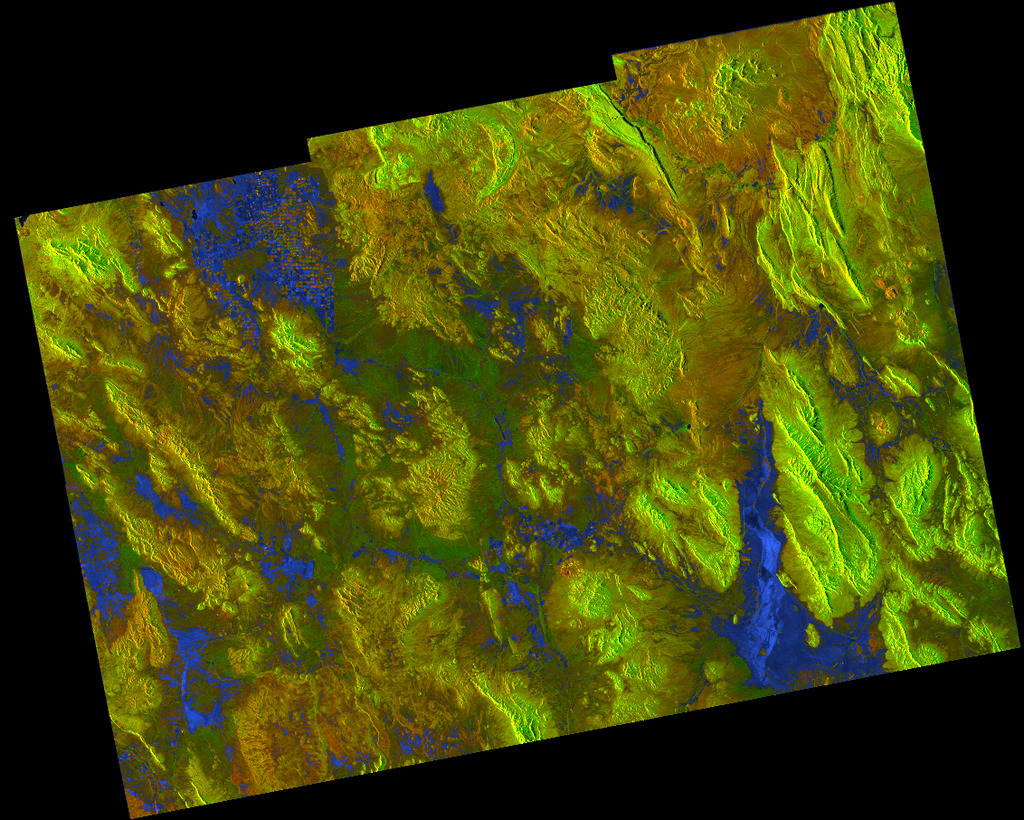
//> input picture Taller_Filtros/imagen_sat.jpg, 1024 x 820 px
$ ./main   (built with g++ and OpenCV 4)
//> lines starting //> are read from the running program, lines starting //| are printed output that depends on the picture
#include <opencv2/core.hpp>
#include <opencv2/imgcodecs.hpp>
#include <opencv2/highgui.hpp>
#include <opencv2/imgproc.hpp>
#include <iostream>
#include <vector>
#include <cmath>

using namespace cv;
using namespace std;

// Para armar la cuadrícula de resultados en una sola imagen
Mat buildGrid(const vector<Mat>& images, const vector<string>& titles, int gridCols, int cellW = 500, int cellH = 500) {
    int n = images.size();
    int gridRows = (n + gridCols - 1) / gridCols;

    // Canvas fondo gris oscuro
    Mat canvas(gridRows * cellH, gridCols * cellW, CV_8UC3, Scalar(40, 40, 40));

    for (int i = 0; i < n; i++) {
        int r = i / gridCols;
        int c = i % gridCols;

        Mat resized;
        if(images[i].channels() == 1) {
            cvtColor(images[i], resized, COLOR_GRAY2BGR);
        } else {
            images[i].copyTo(resized);
        }
        resize(resized, resized, Size(cellW, cellH));

        // Fondo semi-transparente para el texto
        Mat overlay;
        resized.copyTo(overlay);
        rectangle(overlay, Point(0, 0), Point(cellW, 35), Scalar(0, 0, 0), FILLED);
        addWeighted(overlay, 0.6, resized, 0.4, 0, resized);

        // Texto
        putText(resized, titles[i], Point(10, 22), FONT_HERSHEY_DUPLEX, 0.7, Scalar(255, 255, 255), 1, LINE_AA);

        // Pegar en el canvas
        Rect roi(c * cellW, r * cellH, cellW, cellH);
        resized.copyTo(canvas(roi));
    }
    return canvas;
}

// Normalizar y pasar a 8 bits para poder mostrar
Mat convertToDisplayable(const Mat& src) {
    Mat dst = Mat::zeros(src.rows, src.cols, CV_8U);
    for (int r = 0; r < src.rows; r++) {
        for (int c = 0; c < src.cols; c++) {
            float val = src.at<float>(r, c);
            if (val < 0) val = -val; // Valor absoluto
            if (val > 255) val = 255; // Clamping
            dst.at<uchar>(r, c) = static_cast<uchar>(val);
        }
    }
    return dst;
}

// Para ver imágenes con valores negativos (mapea el 0 al 128)
Mat convertToDisplayableSigned(const Mat& src) {
    Mat dst = Mat::zeros(src.rows, src.cols, CV_8U);
    float valMin = 0;
    float valMax = 0;
    for (int r = 0; r < src.rows; r++) {
        for (int c = 0; c < src.cols; c++) {
            float val = src.at<float>(r, c);
            if (val < valMin) valMin = val;
            if (val > valMax) valMax = val;
        }
    }

    float range = max(abs(valMin), abs(valMax));
    if (range == 0) range = 1;

    for (int r = 0; r < src.rows; r++) {
        for (int c = 0; c < src.cols; c++) {
            float val = src.at<float>(r, c);
            float normalized = (val / range) * 127.5f + 127.5f;
            dst.at<uchar>(r, c) = static_cast<uchar>(normalized);
        }
    }
    return dst;
}

// Convertir uchar a float para convoluciones en cascada
Mat convertTo32F(const Mat& src) {
    Mat dst(src.rows, src.cols, CV_32F);
    for (int r = 0; r < src.rows; r++) {
        for (int c = 0; c < src.cols; c++) {
            dst.at<float>(r, c) = static_cast<float>(src.at<uchar>(r, c));
        }
    }
    return dst;
}

// Convolución 2D
Mat manualConvolve2D(const Mat& src32F, const vector<vector<double>>& kernel) {
    int kSize = kernel.size();
    int kHalf = kSize / 2;
    int rows = src32F.rows;
    int cols = src32F.cols;

    Mat dst = Mat::zeros(rows, cols, CV_32F);

    for (int r = 0; r < rows; r++) {
        for (int c = 0; c < cols; c++) {
            double sum = 0.0;

            for (int kr = -kHalf; kr <= kHalf; kr++) {
                for (int kc = -kHalf; kc <= kHalf; kc++) {
                    int ir = r + kr;
                    int ic = c + kc;

                    // Clamping para los bordes
                    if (ir < 0) ir = 0;
                    if (ir >= rows) ir = rows - 1;
                    if (ic < 0) ic = 0;
                    if (ic >= cols) ic = cols - 1;

                    double pixelVal = static_cast<double>(src32F.at<float>(ir, ic));
                    double kernelVal = kernel[kr + kHalf][kc + kHalf];

                    sum += pixelVal * kernelVal;
                }
            }
            dst.at<float>(r, c) = static_cast<float>(sum);
        }
    }
    return dst;
}

// Crear el kernel de Gauss
vector<vector<double>> createGaussianKernel(int size, double sigma) {
    vector<vector<double>> kernel(size, vector<double>(size));
    int halfSize = size / 2;
    double sum = 0.0;
    for (int r = -halfSize; r <= halfSize; r++) {
        for (int c = -halfSize; c <= halfSize; c++) {
            double var = 2 * sigma * sigma;
            double value = (1 / (CV_PI * var)) * exp(-(r * r + c * c) / var);
            kernel[r + halfSize][c + halfSize] = value;
            sum += value;
        }
    }
    for (int i = 0; i < size; i++) {
        for (int j = 0; j < size; j++) {
            kernel[i][j] /= sum;
        }
    }
    return kernel;
}

// Kernel Laplaciano
vector<vector<double>> createLaplacianKernel() {
    return {
        { 0, -1,  0},
        {-1,  4, -1},
        { 0, -1,  0}
    };
}

// Kernels Sobel X
vector<vector<double>> createSobelXKernel() {
    return {
        {-1, 0, 1},
        {-2, 0, 2},
        {-1, 0, 1}
    };
}

// Kernels Sobel Y
vector<vector<double>> createSobelYKernel() {
    return {
        {-1, -2, -1},
        { 0,  0,  0},
        { 1,  2,  1}
    };
}

// Kernels Scharr X
vector<vector<double>> createScharrXKernel() {
    return {
        { -3, 0,  3},
        {-10, 0, 10},
        { -3, 0,  3}
    };
}

// Kernels Scharr Y
vector<vector<double>> createScharrYKernel() {
    return {
        { -3,-10, -3},
        {  0,  0,  0},
        {  3, 10,  3}
    };
}

// Calcular la magnitud del gradiente
Mat computeMagnitude(const Mat& gx32F, const Mat& gy32F) {
    Mat mag = Mat::zeros(gx32F.rows, gx32F.cols, CV_32F);
    for (int r = 0; r < gx32F.rows; r++) {
        for (int c = 0; c < gx32F.cols; c++) {
            float x = gx32F.at<float>(r, c);
            float y = gy32F.at<float>(r, c);
            mag.at<float>(r, c) = sqrt(x*x + y*y);
        }
    }
    return mag;
}

// Aplicar umbral simple
Mat thresholdImage(const Mat& src32F, float thresholdValue) {
    Mat dst = Mat::zeros(src32F.rows, src32F.cols, CV_8U);
    for (int r = 0; r < src32F.rows; r++) {
        for (int c = 0; c < src32F.cols; c++) {
            if (src32F.at<float>(r, c) >= thresholdValue) {
                dst.at<uchar>(r, c) = 255;
            }
        }
    }
    return dst;
}

// Encontrar cruces por cero
Mat findZeroCrossings(const Mat& laplacianImg, float threshold = 1.0f) {

    Mat output = Mat::zeros(laplacianImg.rows, laplacianImg.cols, CV_8U);
    for (int r = 1; r < laplacianImg.rows - 1; ++r) {
        for (int c = 1; c < laplacianImg.cols - 1; ++c) {
            float dx1 = laplacianImg.at<float>(r, c-1);
            float dx2 = laplacianImg.at<float>(r, c+1);
            float dy1 = laplacianImg.at<float>(r-1, c);
            float dy2 = laplacianImg.at<float>(r+1, c);

            float d11 = laplacianImg.at<float>(r-1, c-1);
            float d12 = laplacianImg.at<float>(r+1, c+1);
            float d21 = laplacianImg.at<float>(r-1, c+1);
            float d22 = laplacianImg.at<float>(r+1, c-1);

            bool cross = false;

            // Revisar cambios de signo entre vecinos
            if (dx1 * dx2 < 0 && abs(dx1 - dx2) > threshold) cross = true;
            else if (dy1 * dy2 < 0 && abs(dy1 - dy2) > threshold) cross = true;
            else if (d11 * d12 < 0 && abs(d11 - d12) > threshold) cross = true;
            else if (d21 * d22 < 0 && abs(d21 - d22) > threshold) cross = true;

            if (cross) {
                output.at<uchar>(r, c) = 255;
            }
        }
    }
    return output;
}

// Calcular fase (dirección) del gradiente
Mat computePhase(const Mat& gx32F, const Mat& gy32F) {
    Mat phase = Mat::zeros(gx32F.rows, gx32F.cols, CV_32F);
    for (int r = 0; r < gx32F.rows; r++) {
        for (int c = 0; c < gx32F.cols; c++) {
            float x = gx32F.at<float>(r, c);
            float y = gy32F.at<float>(r, c);
            // atan2 retorna en radianes [-pi, pi], convertimos a grados
            float angle = atan2(y, x) * 180.0f / CV_PI;
            if (angle < 0) angle += 180.0f; // Queremos ángulos de 0 a 180
            phase.at<float>(r, c) = angle;
        }
    }
    return phase;
}

// Non-maximum suppression para Canny
Mat nonMaximumSuppression(const Mat& mag, const Mat& phase) {
    Mat nms = Mat::zeros(mag.rows, mag.cols, CV_32F);
    for (int r = 1; r < mag.rows - 1; r++) {
        for (int c = 1; c < mag.cols - 1; c++) {
            float angle = phase.at<float>(r, c);
            float q = 255.0f, p = 255.0f;

            // angle 0
            if ((angle >= 0 && angle < 22.5) || (angle >= 157.5 && angle <= 180)) {
                q = mag.at<float>(r, c+1);
                p = mag.at<float>(r, c-1);
            }
            // angle 45
            else if (angle >= 22.5 && angle < 67.5) {
                q = mag.at<float>(r+1, c-1);
                p = mag.at<float>(r-1, c+1);
            }
            // angle 90
            else if (angle >= 67.5 && angle < 112.5) {
                q = mag.at<float>(r+1, c);
                p = mag.at<float>(r-1, c);
            }
            // angle 135
            else if (angle >= 112.5 && angle < 157.5) {
                q = mag.at<float>(r-1, c-1);
                p = mag.at<float>(r+1, c+1);
            }

            float v = mag.at<float>(r, c);
            if (v >= q && v >= p) {
                nms.at<float>(r, c) = v;
            } else {
                nms.at<float>(r, c) = 0.0f;
            }
        }
    }
    return nms;
}

// Histéresis para Canny
Mat hysteria(const Mat& nms, float lowThresh, float highThresh) {
    Mat res = Mat::zeros(nms.rows, nms.cols, CV_8U);
    // 1. Doble umbral
    for (int r = 0; r < nms.rows; r++) {
        for (int c = 0; c < nms.cols; c++) {
            float v = nms.at<float>(r, c);
            if (v >= highThresh) {
                res.at<uchar>(r, c) = 255;
            } else if (v >= lowThresh) {
                res.at<uchar>(r, c) = 50; // Weak edge
            } else {
                res.at<uchar>(r, c) = 0;
            }
        }
    }

    // 2. Tracking: si un weake edge (50) está conectado a un strong (255), se vuelve 255
    bool changed = true;
    while (changed) {
        changed = false;
        for (int r = 1; r < nms.rows - 1; r++) {
            for (int c = 1; c < nms.cols - 1; c++) {
                if (res.at<uchar>(r, c) == 50) {
                    // Revisar vecinos 8-conexos
                    if (res.at<uchar>(r-1, c-1) == 255 || res.at<uchar>(r-1, c) == 255 || res.at<uchar>(r-1, c+1) == 255 ||
                        res.at<uchar>(r, c-1) == 255   ||                                  res.at<uchar>(r, c+1) == 255 ||
                        res.at<uchar>(r+1, c-1) == 255 || res.at<uchar>(r+1, c) == 255 || res.at<uchar>(r+1, c+1) == 255) {
                        res.at<uchar>(r, c) = 255;
                        changed = true;
                    }
                }
            }
        }
    }

    // Suprimir los weak restantes
    for (int r = 0; r < res.rows; r++) {
        for (int c = 0; c < res.cols; c++) {
            if (res.at<uchar>(r, c) == 50) {
                res.at<uchar>(r, c) = 0;
            }
        }
    }

    return res;
}

int main() {
    cout << "Iniciando aplicacion de filtros..." << endl;

    Mat img = imread("imagen_sat.jpg", IMREAD_GRAYSCALE);
    if (img.empty()) {
        cout << "Error: 'imagen_sat.jpg' no encontrada." << endl;
        return -1;
    }

    Mat img32F = convertTo32F(img);

    // 1. Gaussiano
    auto kernelGauss = createGaussianKernel(5, 1.4);
    Mat blur32F = manualConvolve2D(img32F, kernelGauss);
    Mat blur8U = convertToDisplayable(blur32F);

    // 2. Laplaciano
    auto kernelLaplace = createLaplacianKernel();
    Mat laplace32F = manualConvolve2D(img32F, kernelLaplace);
//> after the loop in manualConvolve2D (call 2), `for (int r = 0; r < rows; r++)`:
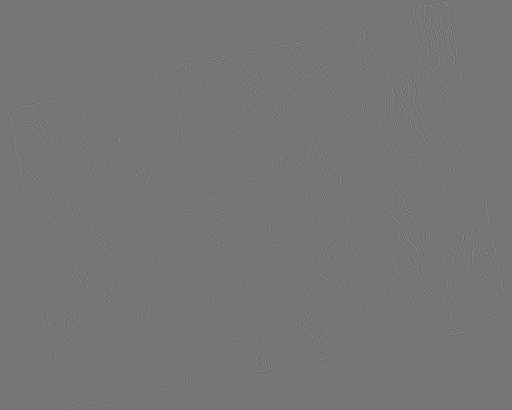
//> dst: 820 rows x 1024 cols, CV_32FC1 (shown at 1/2 size); min -490, max 563, mean 0; drawn with min black and max white
    Mat laplace8U = convertToDisplayableSigned(laplace32F);
//> the loop in convertToDisplayableSigned, `for (int r = 0; r < src.rows; r++)` made 820 passes
//> (valMin, valMax) on passes 1 to 3: (-42, 18), (-129, 28), (-129, 90)
//> after the loop in convertToDisplayableSigned, `for (int r = 0; r < src.rows; r++)`: valMin = -490; valMax = 563

    // 3. LoG (Laplacian of Gaussian)
    Mat log32F = manualConvolve2D(blur32F, kernelLaplace); // Laplace sobre imagen suavizada
    Mat log8U = convertToDisplayableSigned(log32F);
//> the loop in convertToDisplayableSigned (call 2), `for (int r = 0; r < src.rows; r++)` made 820 passes
//> (valMin, valMax) on passes 1 to 3: (-27.43, 0.688), (-27.43, 0.688), (-27.43, 11.66)

    // 4. Zero Crossings
    Mat zerocross = findZeroCrossings(log32F, 25.0f); // threshold a ajustar
//> after the loop in findZeroCrossings, `for (int r = 1; r < laplacianImg.rows - 1; ++r)`:
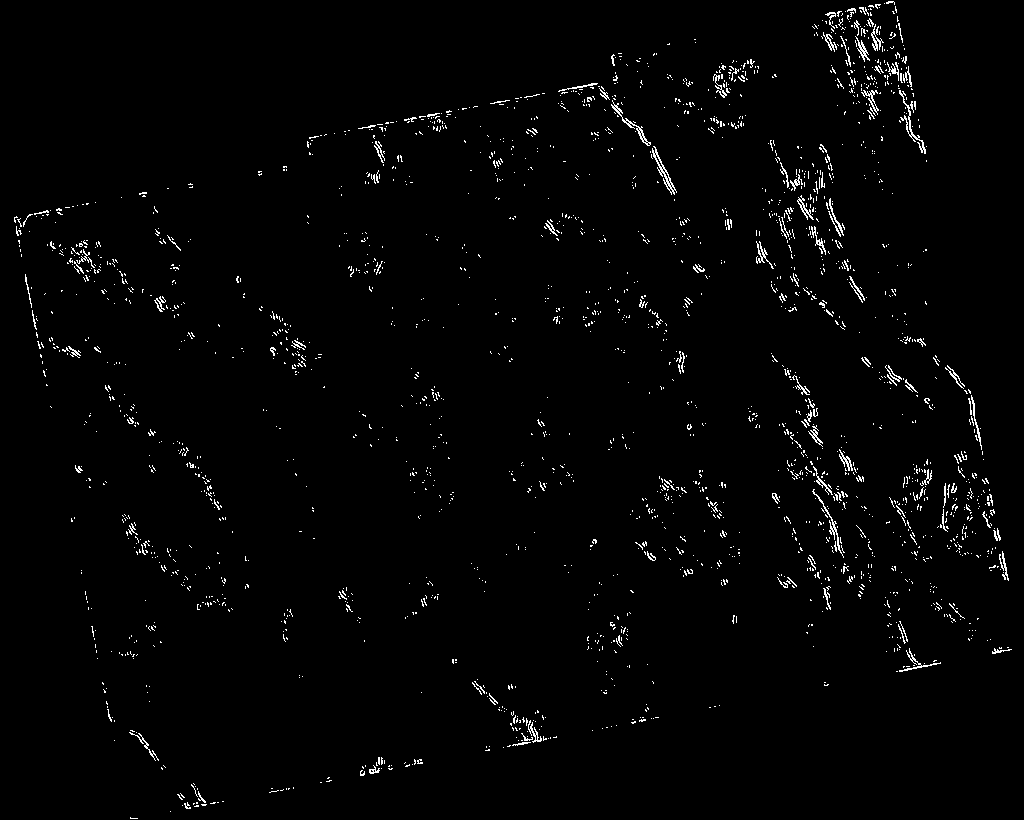
//> output: 820 rows x 1024 cols, CV_8UC1; 1.7% white in thin lines or dots

    // 5. Edges: Sobel
    auto kernelSobelX = createSobelXKernel();
    auto kernelSobelY = createSobelYKernel();

    // Calcular gradiente con base en la imagen suavizada para reducir ruido
    Mat sobelX32F = manualConvolve2D(blur32F, kernelSobelX);
    Mat sobelY32F = manualConvolve2D(blur32F, kernelSobelY);
    Mat sobelMag = computeMagnitude(sobelX32F, sobelY32F);
    Mat sobel8U = convertToDisplayable(sobelMag);

    // 6. Edges: Scharr
    auto kernelScharrX = createScharrXKernel();
    auto kernelScharrY = createScharrYKernel();

    Mat scharrX32F = manualConvolve2D(blur32F, kernelScharrX);
    Mat scharrY32F = manualConvolve2D(blur32F, kernelScharrY);
    Mat scharrMag = computeMagnitude(scharrX32F, scharrY32F);
    Mat scharr8U = convertToDisplayable(scharrMag);

    // 7. Líneas con el umbral de Sobel
    Mat linesSobel = thresholdImage(sobelMag, 120.0f);

    // 8. Algoritmo de Canny
    Mat phase = computePhase(sobelX32F, sobelY32F);
    Mat nms = nonMaximumSuppression(sobelMag, phase);
    Mat nms8U = convertToDisplayable(nms);
    Mat canny = hysteria(nms, 30.0f, 90.0f);
//> the loop in hysteria, `while (changed)` made 19 passes
//> changed on passes 1 to 8: true, true, true, true, true, true, true, true
//> after the loop in hysteria, `while (changed)`:
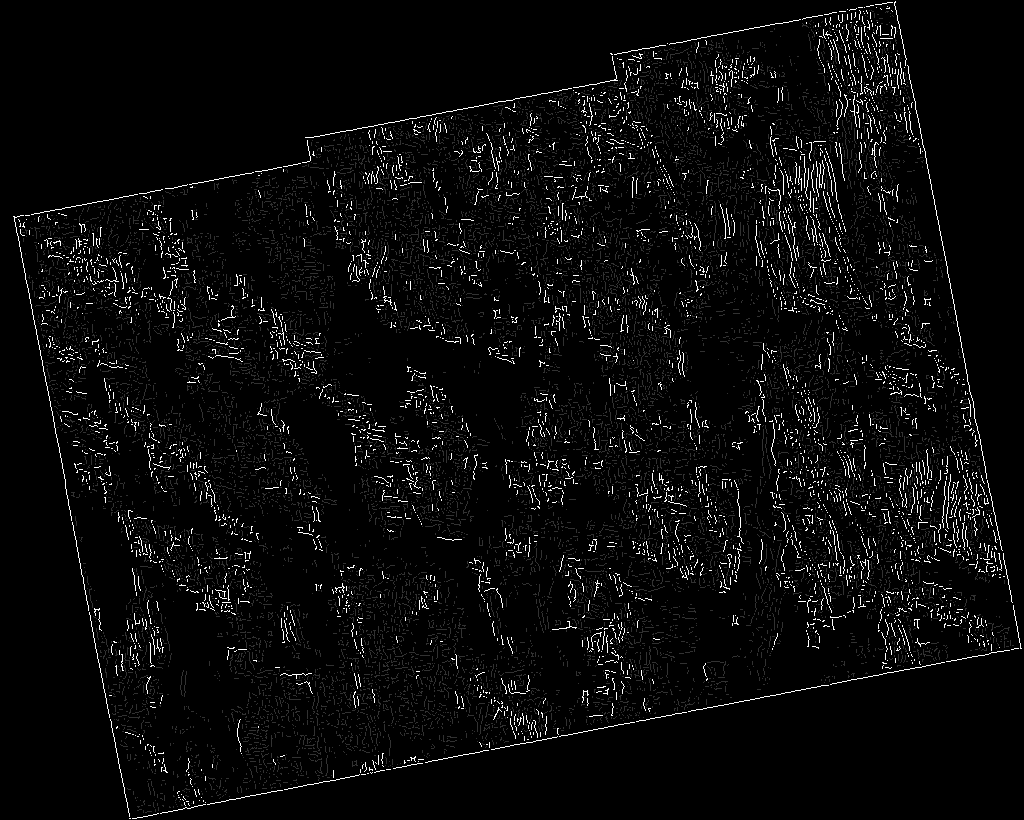
//> res: 820 rows x 1024 cols, CV_8UC1; min 0, max 255, mean 10.5
//> after the loop in hysteria, `while (changed)`: changed = false
//> after the loop in hysteria, `for (int r = 0; r < res.rows; r++)`:
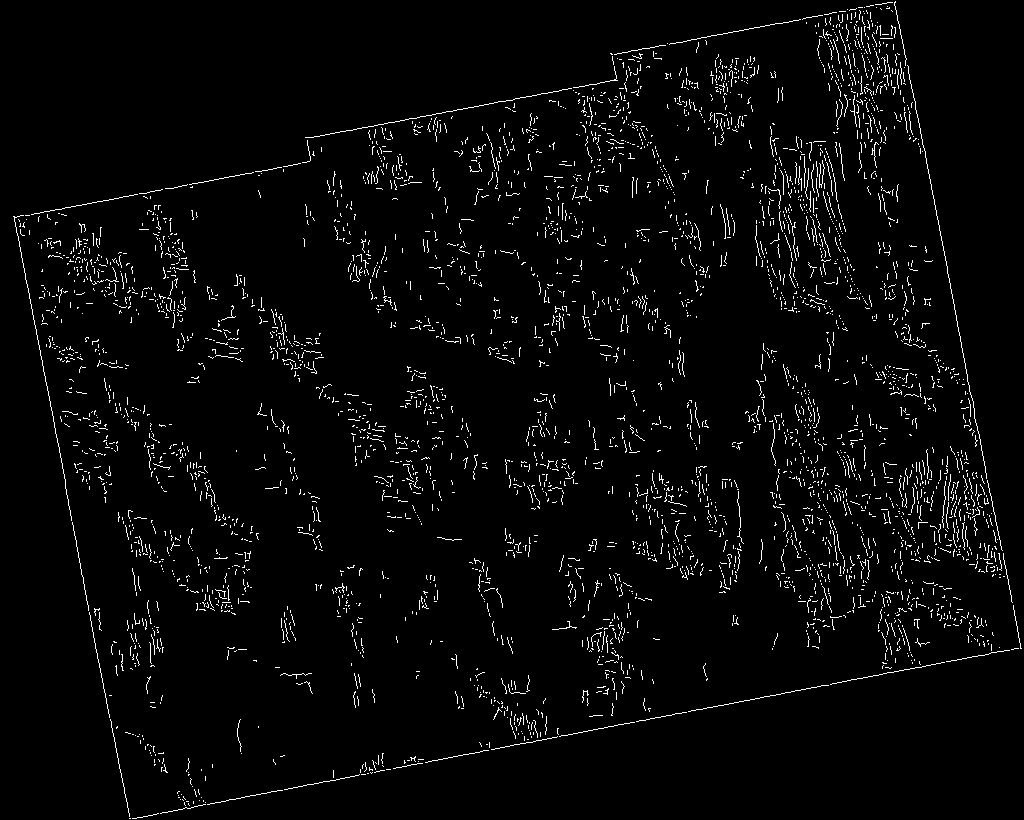
//> res: 820 rows x 1024 cols, CV_8UC1; 3.1% white in thin lines or dots

    vector<Mat> results = {img, blur8U, laplace8U, log8U, zerocross, sobel8U, scharr8U, linesSobel, nms8U, canny};
    vector<string> titles = {
        "1. Original",
        "2. Gauss",
        "3. Laplace",
        "4. LoG",
        "5. Zero Crossings",
        "6. Sobel Mag",
        "7. Scharr Mag",
        "8. Lines (Sobel Thresh)",
        "9. Canny (NMS)",
        "10. Canny"
    };

    // Crear cuadrícula: 5 columnas x 2 filas, de 350x350 cada celda
    Mat grid = buildGrid(results, titles, 5, 350, 350);
//> in buildGrid, `int n = images.size();`: n = 10
//> in buildGrid, `int gridRows = (n + gridCols - 1) / gridCols;`: gridRows = 2
//> the loop in buildGrid, `for (int i = 0; i < n; i++)` made 10 passes
//> pass 1, in buildGrid, `putText(resized, titles[i], Point(10, 22), FONT_HERSHEY_DUPLEX, 0.7, S..`:
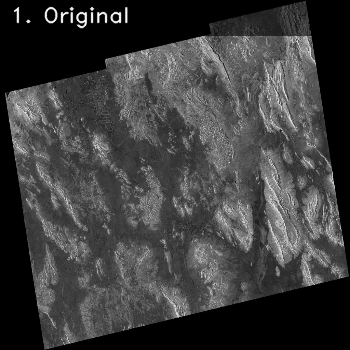
//> resized: 350 rows x 350 cols, CV_8UC3; min 0, max 255, mean 61.2
//> after the loop in buildGrid, `for (int i = 0; i < n; i++)`:
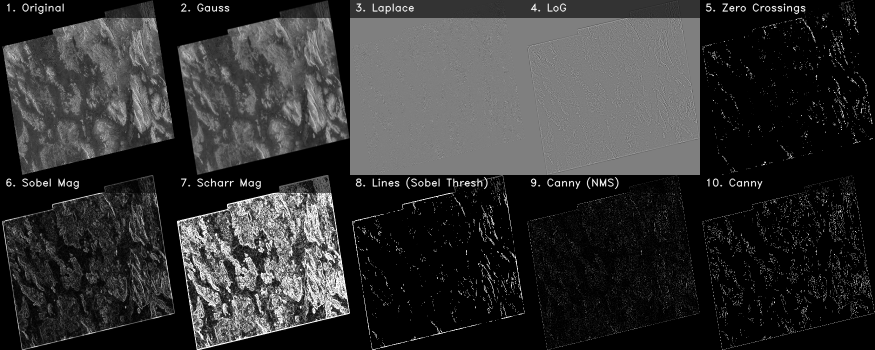
//> canvas: 700 rows x 1750 cols, CV_8UC3 (shown at 1/2 size); min 0, max 255, mean 50.9

    // Mostrar ventana única redimensionable
    namedWindow("Taller Filtros - Resultados", WINDOW_AUTOSIZE);
    imshow("Taller Filtros - Resultados", grid);
    imwrite("Resultados_Cuadricula.jpg", grid);

    cout << "Presiona cualquier tecla en las ventanas para salir..." << endl;
    waitKey(0);

    return 0;
}
